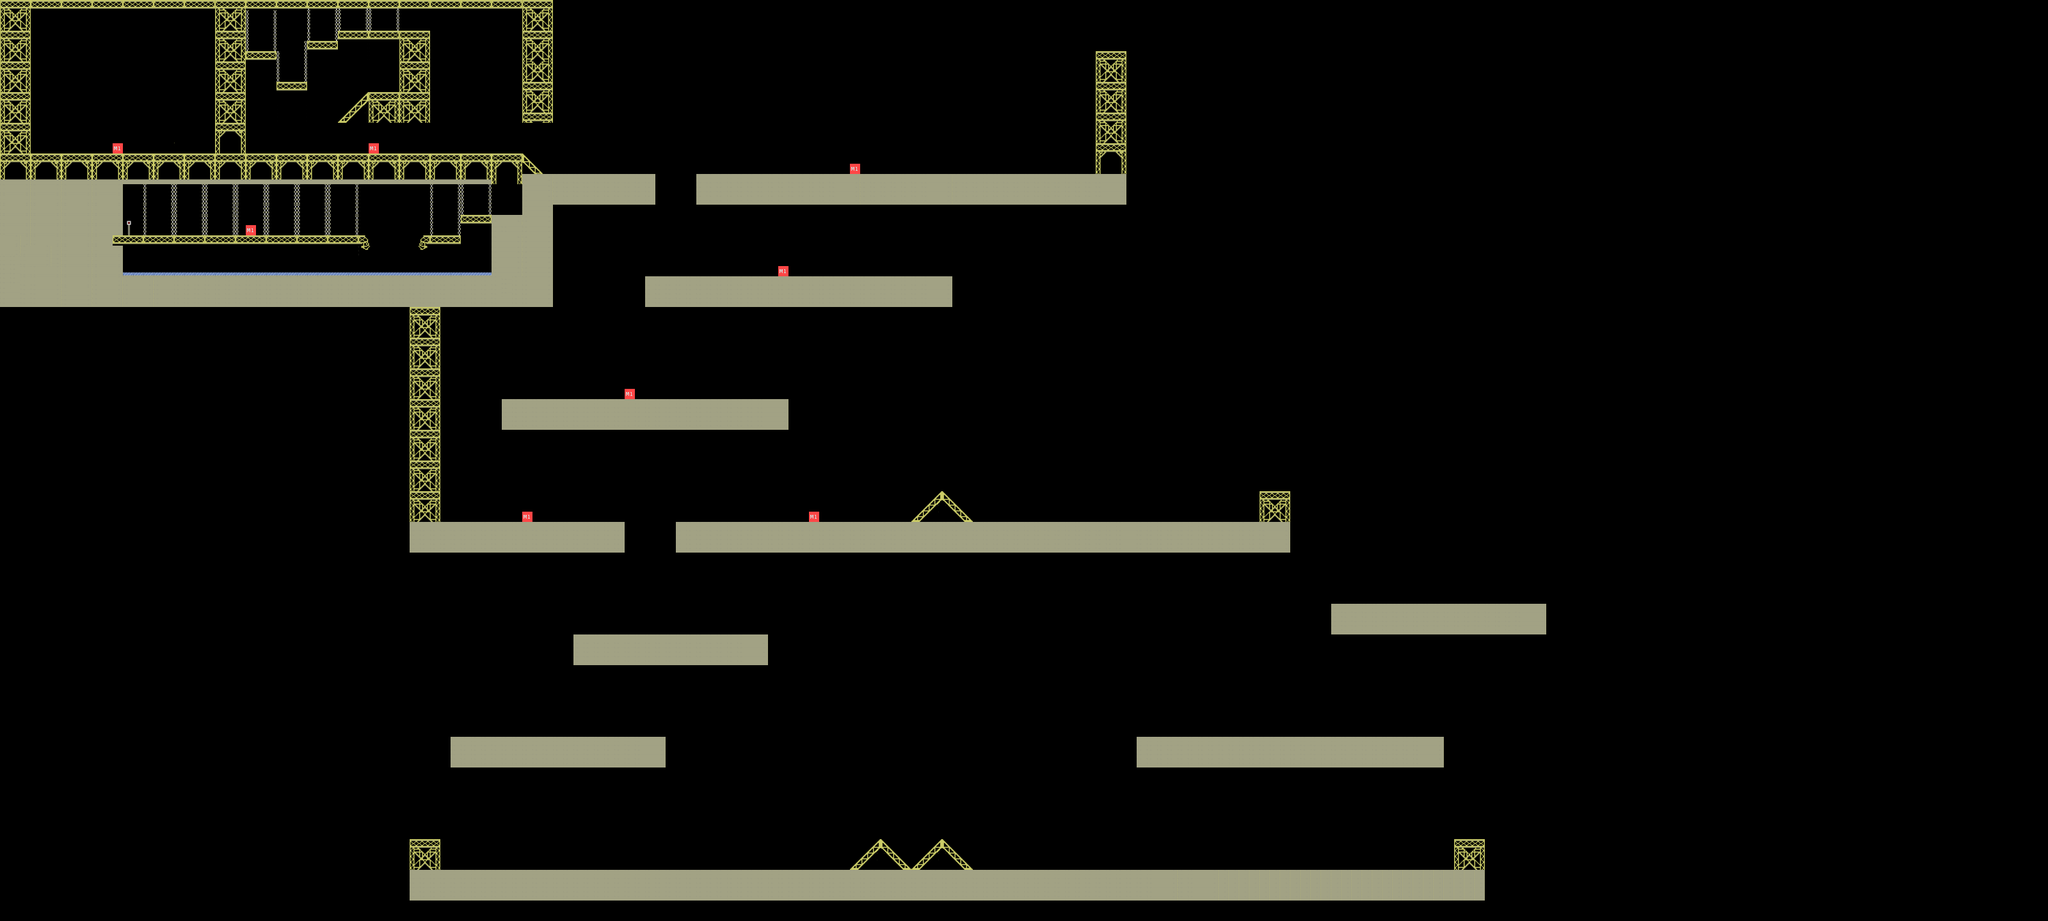

A 2D game scene composited from a Tiled map and its tileset images. What follows is a short description and the map's XML, with each tile layer's data collapsed to a summary:
An orthogonal 200x90 tile map with 16x16 px tiles, 2 tile layers (Kachelebene 1, Kachelebene 2), 2 tilesets.

<map version="1.0" orientation="orthogonal" width="200" height="90" tilewidth="16" tileheight="16">
 <tileset firstgid="1" name="char" tilewidth="32" tileheight="32">
  <image source="hero.png" width="224" height="32" />
 </tileset>
 <tileset firstgid="8" name="tiles" tilewidth="16" tileheight="16">
  <image source="tiles.png" width="672" height="144" />
  <tile id="0">
   <properties>
    <property name="collide" value="" />
   </properties>
  </tile>
  <tile id="1">
   <properties>
    <property name="collide" value="" />
   </properties>
  </tile>
  <tile id="2">
   <properties>
    <property name="collide" value="" />
   </properties>
  </tile>
  <tile id="3">
   <properties>
    <property name="collide" value="" />
   </properties>
  </tile>
  <tile id="4">
   <properties>
    <property name="collide" value="" />
   </properties>
  </tile>
  <tile id="5">
   <properties>
    <property name="collide" value="" />
   </properties>
  </tile>
  <tile id="8">
   <properties>
    <property name="collide" value="" />
   </properties>
  </tile>
  <tile id="9">
   <properties>
    <property name="collide" value="" />
   </properties>
  </tile>
  <tile id="12">
   <properties>
    <property name="collide" value="" />
   </properties>
  </tile>
  <tile id="13">
   <properties>
    <property name="collide" value="" />
   </properties>
  </tile>
  <tile id="14">
   <properties>
    <property name="collide" value="" />
   </properties>
  </tile>
  <tile id="15">
   <properties>
    <property name="collide" value="" />
   </properties>
  </tile>
  <tile id="16">
   <properties>
    <property name="collide" value="" />
   </properties>
  </tile>
  <tile id="17">
   <properties>
    <property name="collide" value="" />
   </properties>
  </tile>
  <tile id="18">
   <properties>
    <property name="collide" value="" />
   </properties>
  </tile>
  <tile id="19">
   <properties>
    <property name="collide" value="" />
   </properties>
  </tile>
  <tile id="20">
   <properties>
    <property name="collide" value="" />
   </properties>
  </tile>
  <tile id="24">
   <properties>
    <property name="collide" value="" />
   </properties>
  </tile>
  <tile id="29">
   <properties>
    <property name="collide" value="" />
   </properties>
  </tile>
  <tile id="36">
   <properties>
    <property name="collide" value="" />
   </properties>
  </tile>
  <tile id="37">
   <properties>
    <property name="collide" value="" />
   </properties>
  </tile>
  <tile id="38">
   <properties>
    <property name="collide" value="" />
   </properties>
  </tile>
  <tile id="39">
   <properties>
    <property name="enemy1" value="" />
   </properties>
  </tile>
  <tile id="43">
   <properties>
    <property name="collide" value="" />
   </properties>
  </tile>
  <tile id="44">
   <properties>
    <property name="collide" value="" />
   </properties>
  </tile>
  <tile id="45">
   <properties>
    <property name="" value="" />
   </properties>
  </tile>
  <tile id="49">
   <properties>
    <property name="collide" value="" />
   </properties>
  </tile>
  <tile id="50">
   <properties>
    <property name="collide" value="" />
   </properties>
  </tile>
  <tile id="51">
   <properties>
    <property name="collide" value="" />
   </properties>
  </tile>
  <tile id="52">
   <properties>
    <property name="collide" value="" />
   </properties>
  </tile>
  <tile id="54">
   <properties>
    <property name="collide" value="" />
   </properties>
  </tile>
  <tile id="56">
   <properties>
    <property name="collide" value="" />
   </properties>
  </tile>
  <tile id="72">
   <properties>
    <property name="collide" value="" />
   </properties>
  </tile>
  <tile id="73">
   <properties>
    <property name="collide" value="" />
   </properties>
  </tile>
  <tile id="74">
   <properties>
    <property name="collide" value="" />
   </properties>
  </tile>
  <tile id="78">
   <properties>
    <property name="collide" value="" />
   </properties>
  </tile>
  <tile id="79">
   <properties>
    <property name="collide" value="" />
   </properties>
  </tile>
  <tile id="80">
   <properties>
    <property name="collide" value="" />
   </properties>
  </tile>
  <tile id="82">
   <properties>
    <property name="collide" value="" />
   </properties>
  </tile>
  <tile id="83">
   <properties>
    <property name="collide" value="" />
   </properties>
  </tile>
  <tile id="84">
   <properties>
    <property name="collide" value="" />
   </properties>
  </tile>
  <tile id="85">
   <properties>
    <property name="collide" value="" />
   </properties>
  </tile>
  <tile id="86">
   <properties>
    <property name="collide" value="" />
   </properties>
  </tile>
  <tile id="90">
   <properties>
    <property name="collide" value="" />
   </properties>
  </tile>
  <tile id="91">
   <properties>
    <property name="collide" value="" />
   </properties>
  </tile>
  <tile id="94">
   <properties>
    <property name="collide" value="" />
   </properties>
  </tile>
  <tile id="95">
   <properties>
    <property name="collide" value="" />
   </properties>
  </tile>
  <tile id="96">
   <properties>
    <property name="collide" value="" />
   </properties>
  </tile>
  <tile id="98">
   <properties>
    <property name="collide" value="" />
   </properties>
  </tile>
  <tile id="105">
   <properties>
    <property name="" value="" />
   </properties>
  </tile>
  <tile id="106">
   <properties>
    <property name="" value="" />
   </properties>
  </tile>
  <tile id="107">
   <properties>
    <property name="" value="" />
   </properties>
  </tile>
  <tile id="117">
   <properties>
    <property name="kill" value="" />
   </properties>
  </tile>
  <tile id="118">
   <properties>
    <property name="kill" value="" />
   </properties>
  </tile>
  <tile id="119">
   <properties>
    <property name="kill" value="" />
   </properties>
  </tile>
  <tile id="120">
   <properties>
    <property name="collide" value="" />
   </properties>
  </tile>
  <tile id="121">
   <properties>
    <property name="collide" value="" />
   </properties>
  </tile>
  <tile id="122">
   <properties>
    <property name="collide" value="" />
   </properties>
  </tile>
 </tileset>
 <layer name="Kachelebene 1" width="200" height="90">
  <data>[18000 cells, 2315 non-empty, 90 distinct tile ids]</data>
 </layer>
 <layer name="Kachelebene 2" width="200" height="90">
  <data>[18000 cells, 8 non-empty, 1 distinct tile ids]</data>
 </layer>
</map>
